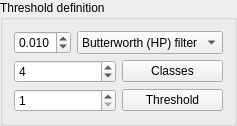
         <widget class="QGroupBox" name="groupBox">
          <property name="title">
           <string>Threshold definition</string>
          </property>
          <layout class="QVBoxLayout" name="verticalLayout_11">
           <item>
            <layout class="QHBoxLayout" name="horizontalLayout_3">
             <item>
              <widget class="QDoubleSpinBox" name="spinBox_filter">
               <property name="sizePolicy">
                <sizepolicy hsizetype="Preferred" vsizetype="Preferred">
                 <horstretch>0</horstretch>
                 <verstretch>0</verstretch>
                </sizepolicy>
               </property>
               <property name="minimumSize">
                <size>
                 <width>0</width>
                 <height>0</height>
                </size>
               </property>
               <property name="maximumSize">
                <size>
                 <width>117</width>
                 <height>16777215</height>
                </size>
               </property>
               <property name="toolTip">
                <string>&lt;html&gt;&lt;head/&gt;&lt;body&gt;&lt;p&gt;&lt;span style=&quot; font-size:11pt;&quot;&gt;Parameter value (Butterworth or mean, depending on the chosen filter).&lt;/span&gt;&lt;/p&gt;&lt;/body&gt;&lt;/html&gt;</string>
               </property>
               <property name="decimals">
                <number>3</number>
               </property>
               <property name="maximum">
                <double>0.500000000000000</double>
               </property>
               <property name="singleStep">
                <double>0.010000000000000</double>
               </property>
               <property name="value">
                <double>0.010000000000000</double>
               </property>
              </widget>
             </item>
             <item>
              <widget class="QComboBox" name="FilterBox">
               <property name="sizePolicy">
                <sizepolicy hsizetype="Preferred" vsizetype="Preferred">
                 <horstretch>0</horstretch>
                 <verstretch>0</verstretch>
                </sizepolicy>
               </property>
               <property name="minimumSize">
                <size>
                 <width>79</width>
                 <height>0</height>
                </size>
               </property>
               <property name="maximumSize">
                <size>
                 <width>16777215</width>
                 <height>16777215</height>
                </size>
               </property>
               <property name="toolTip">
                <string>&lt;html&gt;&lt;head/&gt;&lt;body&gt;&lt;p&gt;&lt;span style=&quot; font-size:11pt;&quot;&gt;Choose a filter and modify its value with the slider below.&lt;/span&gt;&lt;/p&gt;&lt;/body&gt;&lt;/html&gt;</string>
               </property>
               <item>
                <property name="text">
                 <string>Butterworth (HP) filter</string>
                </property>
               </item>
               <item>
                <property name="text">
                 <string>Mean filter</string>
                </property>
               </item>
               <item>
                <property name="text">
                 <string>Top-hat</string>
                </property>
               </item>
              </widget>
             </item>
            </layout>
           </item>
           <item>
            <layout class="QHBoxLayout" name="horizontalLayout">
             <item>
              <widget class="QSpinBox" name="ClassBox">
               <property name="sizePolicy">
                <sizepolicy hsizetype="Preferred" vsizetype="Minimum">
                 <horstretch>0</horstretch>
                 <verstretch>0</verstretch>
                </sizepolicy>
               </property>
               <property name="minimumSize">
                <size>
                 <width>79</width>
                 <height>0</height>
                </size>
               </property>
               <property name="maximumSize">
                <size>
                 <width>117</width>
                 <height>16777215</height>
                </size>
               </property>
               <property name="toolTip">
                <string>&lt;html&gt;&lt;head/&gt;&lt;body&gt;&lt;p&gt;&lt;span style=&quot; font-size:11pt;&quot;&gt;Choose a number of classes to perform Otsu segmentation.&lt;/span&gt;&lt;/p&gt;&lt;/body&gt;&lt;/html&gt;</string>
               </property>
               <property name="minimum">
                <number>2</number>
               </property>
               <property name="maximum">
                <number>6</number>
               </property>
               <property name="value">
                <number>4</number>
               </property>
              </widget>
             </item>
             <item>
              <widget class="QPushButton" name="ComputeClass_bttn">
               <property name="sizePolicy">
                <sizepolicy hsizetype="Preferred" vsizetype="Fixed">
                 <horstretch>0</horstretch>
                 <verstretch>0</verstretch>
                </sizepolicy>
               </property>
               <property name="minimumSize">
                <size>
                 <width>96</width>
                 <height>0</height>
                </size>
               </property>
               <property name="maximumSize">
                <size>
                 <width>16777215</width>
                 <height>16777215</height>
                </size>
               </property>
               <property name="toolTip">
                <string>&lt;html&gt;&lt;head/&gt;&lt;body&gt;&lt;p&gt;&lt;span style=&quot; font-size:11pt;&quot;&gt;Run the Otsu computation given the number of classes.&lt;/span&gt;&lt;/p&gt;&lt;/body&gt;&lt;/html&gt;</string>
               </property>
               <property name="text">
                <string>Classes</string>
               </property>
               <property name="icon">
                <iconset>
                 <normaloff>../Traitement_stack/icons/filter_icon.png</normaloff>../Traitement_stack/icons/filter_icon.png</iconset>
               </property>
              </widget>
             </item>
            </layout>
           </item>
           <item>
            <layout class="QHBoxLayout" name="horizontalLayout_2">
             <item>
              <widget class="QSpinBox" name="ThresholdBox">
               <property name="sizePolicy">
                <sizepolicy hsizetype="Preferred" vsizetype="Minimum">
                 <horstretch>0</horstretch>
                 <verstretch>0</verstretch>
                </sizepolicy>
               </property>
               <property name="minimumSize">
                <size>
                 <width>79</width>
                 <height>0</height>
                </size>
               </property>
               <property name="maximumSize">
                <size>
                 <width>117</width>
                 <height>16777215</height>
                </size>
               </property>
               <property name="toolTip">
                <string>&lt;html&gt;&lt;head/&gt;&lt;body&gt;&lt;p&gt;&lt;span style=&quot; font-size:11pt;&quot;&gt;Choose the classes that must be kept in the binary thresholding (current value included).&lt;/span&gt;&lt;/p&gt;&lt;/body&gt;&lt;/html&gt;</string>
               </property>
               <property name="minimum">
                <number>1</number>
               </property>
               <property name="maximum">
                <number>6</number>
               </property>
               <property name="value">
                <number>1</number>
               </property>
              </widget>
             </item>
             <item>
              <widget class="QPushButton" name="Threshold_bttn">
               <property name="sizePolicy">
                <sizepolicy hsizetype="Preferred" vsizetype="Fixed">
                 <horstretch>0</horstretch>
                 <verstretch>0</verstretch>
                </sizepolicy>
               </property>
               <property name="minimumSize">
                <size>
                 <width>96</width>
                 <height>0</height>
                </size>
               </property>
               <property name="maximumSize">
                <size>
                 <width>16777215</width>
                 <height>16777215</height>
                </size>
               </property>
               <property name="toolTip">
                <string>&lt;html&gt;&lt;head/&gt;&lt;body&gt;&lt;p&gt;&lt;span style=&quot; font-size:11pt;&quot;&gt;Perform the thresholding to obtain a binary image.&lt;/span&gt;&lt;/p&gt;&lt;/body&gt;&lt;/html&gt;</string>
               </property>
               <property name="text">
                <string>Threshold</string>
               </property>
               <property name="icon">
                <iconset>
                 <normaloff>../Traitement_stack/icons/filter_icon.png</normaloff>../Traitement_stack/icons/filter_icon.png</iconset>
               </property>
              </widget>
             </item>
            </layout>
           </item>
          </layout>
         </widget>
